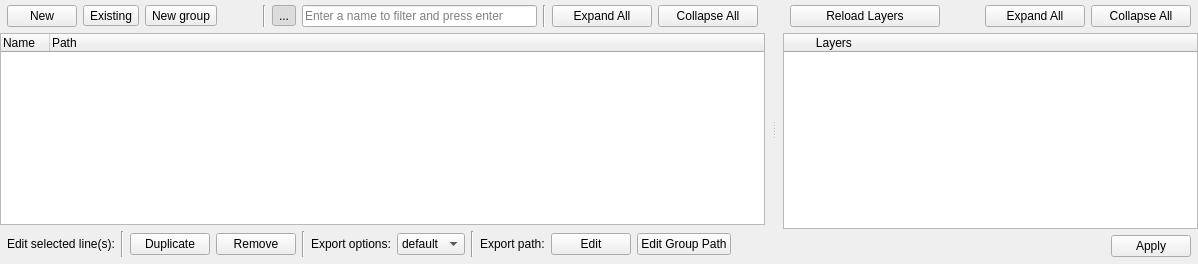
           <widget class="QWidget" name="tabPresets">
            <property name="sizePolicy">
             <sizepolicy hsizetype="Expanding" vsizetype="Expanding">
              <horstretch>0</horstretch>
              <verstretch>0</verstretch>
             </sizepolicy>
            </property>
            <attribute name="title">
             <string>User defined layer based export</string>
            </attribute>
            <attribute name="toolTip">
             <string>Export based on layer selection</string>
            </attribute>
            <layout class="QVBoxLayout" name="verticalLayout_2">
             <property name="leftMargin">
              <number>0</number>
             </property>
             <property name="topMargin">
              <number>0</number>
             </property>
             <property name="rightMargin">
              <number>0</number>
             </property>
             <property name="bottomMargin">
              <number>7</number>
             </property>
             <item>
              <widget class="QSplitter" name="splitter">
               <property name="orientation">
                <enum>Qt::Horizontal</enum>
               </property>
               <widget class="QWidget" name="layoutWidget">
                <layout class="QVBoxLayout" name="verticalLayout_presets">
                 <property name="rightMargin">
                  <number>7</number>
                 </property>
                 <item>
                  <layout class="QVBoxLayout" name="verticalLayout_9">
                   <item>
                    <layout class="QHBoxLayout" name="horizontalLayout_15">
                     <property name="leftMargin">
                      <number>7</number>
                     </property>
                     <property name="topMargin">
                      <number>5</number>
                     </property>
                     <property name="rightMargin">
                      <number>7</number>
                     </property>
                     <item>
                      <widget class="QPushButton" name="btnAddPreset">
                       <property name="maximumSize">
                        <size>
                         <width>70</width>
                         <height>16777215</height>
                        </size>
                       </property>
                       <property name="toolTip">
                        <string>Create new gltf (select or create new file)
(will be added in list or within a group)</string>
                       </property>
                       <property name="text">
                        <string>New</string>
                       </property>
                      </widget>
                     </item>
                     <item>
                      <widget class="QToolButton" name="btnAddExistingPresets">
                       <property name="toolTip">
                        <string>Overwrite existing gltf(s) (select one or more file(s))
(will be added in list or within a group)</string>
                       </property>
                       <property name="text">
                        <string>Existing</string>
                       </property>
                       <property name="toolButtonStyle">
                        <enum>Qt::ToolButtonTextBesideIcon</enum>
                       </property>
                      </widget>
                     </item>
                     <item>
                      <widget class="QToolButton" name="btnAddGroup">
                       <property name="toolTip">
                        <string>Add a new group (select a folder).
Export options are applied to groups only.</string>
                       </property>
                       <property name="text">
                        <string>New group</string>
                       </property>
                       <property name="toolButtonStyle">
                        <enum>Qt::ToolButtonTextBesideIcon</enum>
                       </property>
                      </widget>
                     </item>
                     <item>
                      <spacer name="horizontalSpacer_5">
                       <property name="orientation">
                        <enum>Qt::Horizontal</enum>
                       </property>
                       <property name="sizeHint" stdset="0">
                        <size>
                         <width>40</width>
                         <height>20</height>
                        </size>
                       </property>
                      </spacer>
                     </item>
                     <item>
                      <widget class="Line" name="line_3">
                       <property name="orientation">
                        <enum>Qt::Vertical</enum>
                       </property>
                      </widget>
                     </item>
                     <item>
                      <widget class="QToolButton" name="btnPresetViewFilter">
                       <property name="toolTip">
                        <string>Enable display filters</string>
                       </property>
                       <property name="text">
                        <string>...</string>
                       </property>
                       <property name="checkable">
                        <bool>true</bool>
                       </property>
                       <property name="checked">
                        <bool>true</bool>
                       </property>
                      </widget>
                     </item>
                     <item>
                      <widget class="QLineEdit" name="filterPresets">
                       <property name="sizePolicy">
                        <sizepolicy hsizetype="Expanding" vsizetype="Fixed">
                         <horstretch>1</horstretch>
                         <verstretch>0</verstretch>
                        </sizepolicy>
                       </property>
                       <property name="toolTip">
                        <string>Filter by name</string>
                       </property>
                       <property name="text">
                        <string/>
                       </property>
                       <property name="placeholderText">
                        <string>Enter a name to filter and press enter</string>
                       </property>
                       <property name="clearButtonEnabled">
                        <bool>true</bool>
                       </property>
                      </widget>
                     </item>
                     <item>
                      <widget class="Line" name="line_16">
                       <property name="orientation">
                        <enum>Qt::Vertical</enum>
                       </property>
                      </widget>
                     </item>
                     <item>
                      <widget class="QPushButton" name="btnPresetExpandAll">
                       <property name="minimumSize">
                        <size>
                         <width>100</width>
                         <height>0</height>
                        </size>
                       </property>
                       <property name="text">
                        <string>Expand All</string>
                       </property>
                      </widget>
                     </item>
                     <item>
                      <widget class="QPushButton" name="btnPresetCollapseAll">
                       <property name="minimumSize">
                        <size>
                         <width>100</width>
                         <height>0</height>
                        </size>
                       </property>
                       <property name="text">
                        <string>Collapse All</string>
                       </property>
                      </widget>
                     </item>
                    </layout>
                   </item>
                   <item>
                    <widget class="QTreeWidget" name="treePresets">
                     <property name="enabled">
                      <bool>true</bool>
                     </property>
                     <property name="sizePolicy">
                      <sizepolicy hsizetype="Expanding" vsizetype="Expanding">
                       <horstretch>0</horstretch>
                       <verstretch>0</verstretch>
                      </sizepolicy>
                     </property>
                     <property name="dragEnabled">
                      <bool>true</bool>
                     </property>
                     <property name="dragDropMode">
                      <enum>QAbstractItemView::InternalMove</enum>
                     </property>
                     <property name="defaultDropAction">
                      <enum>Qt::MoveAction</enum>
                     </property>
                     <property name="alternatingRowColors">
                      <bool>true</bool>
                     </property>
                     <property name="selectionMode">
                      <enum>QAbstractItemView::ExtendedSelection</enum>
                     </property>
                     <attribute name="headerDefaultSectionSize">
                      <number>49</number>
                     </attribute>
                     <column>
                      <property name="text">
                       <string>Name</string>
                      </property>
                     </column>
                     <column>
                      <property name="text">
                       <string>Path</string>
                      </property>
                     </column>
                    </widget>
                   </item>
                  </layout>
                 </item>
                 <item>
                  <layout class="QHBoxLayout" name="horizontalLayout_9">
                   <property name="leftMargin">
                    <number>7</number>
                   </property>
                   <property name="rightMargin">
                    <number>7</number>
                   </property>
                   <item>
                    <widget class="QLabel" name="lbPresetsLineProperty">
                     <property name="text">
                      <string>Edit selected line(s):</string>
                     </property>
                    </widget>
                   </item>
                   <item>
                    <widget class="Line" name="line_5">
                     <property name="orientation">
                      <enum>Qt::Vertical</enum>
                     </property>
                    </widget>
                   </item>
                   <item>
                    <widget class="QPushButton" name="btnDuplicatePreset">
                     <property name="toolTip">
                      <string>Duplicate selected gltf(s) or group(s)</string>
                     </property>
                     <property name="text">
                      <string>Duplicate</string>
                     </property>
                    </widget>
                   </item>
                   <item>
                    <widget class="QPushButton" name="btnRemovePreset">
                     <property name="toolTip">
                      <string>Remove selected gltf(s) or group(s)</string>
                     </property>
                     <property name="text">
                      <string>Remove</string>
                     </property>
                    </widget>
                   </item>
                   <item>
                    <widget class="Line" name="line_4">
                     <property name="orientation">
                      <enum>Qt::Vertical</enum>
                     </property>
                    </widget>
                   </item>
                   <item>
                    <widget class="QLabel" name="lbPresetsOptionPreset">
                     <property name="toolTip">
                      <string>Export options preset applied to the selected group(s) in the presets view</string>
                     </property>
                     <property name="text">
                      <string>Export options:</string>
                     </property>
                    </widget>
                   </item>
                   <item>
                    <widget class="QComboBox" name="cbOptionPreset">
                     <property name="toolTip">
                      <string>Option preset applied to the selected group(s) in the presets view</string>
                     </property>
                     <item>
                      <property name="text">
                       <string>default</string>
                      </property>
                     </item>
                    </widget>
                   </item>
                   <item>
                    <widget class="Line" name="line_15">
                     <property name="orientation">
                      <enum>Qt::Vertical</enum>
                     </property>
                    </widget>
                   </item>
                   <item>
                    <widget class="QLabel" name="lbPresetsExportPath">
                     <property name="text">
                      <string>Export path:</string>
                     </property>
                    </widget>
                   </item>
                   <item>
                    <widget class="QPushButton" name="btnEditPresetPath">
                     <property name="maximumSize">
                      <size>
                       <width>16777215</width>
                       <height>16777215</height>
                      </size>
                     </property>
                     <property name="toolTip">
                      <string>Edit the path of the selected gltf(s)</string>
                     </property>
                     <property name="text">
                      <string>Edit</string>
                     </property>
                    </widget>
                   </item>
                   <item>
                    <widget class="QPushButton" name="btnEditGroupPath">
                     <property name="maximumSize">
                      <size>
                       <width>16777215</width>
                       <height>16777215</height>
                      </size>
                     </property>
                     <property name="toolTip">
                      <string>Edit the path of the selected group(s)</string>
                     </property>
                     <property name="text">
                      <string>Edit Group Path</string>
                     </property>
                    </widget>
                   </item>
                   <item>
                    <spacer name="horizontalSpacer_7">
                     <property name="orientation">
                      <enum>Qt::Horizontal</enum>
                     </property>
                     <property name="sizeHint" stdset="0">
                      <size>
                       <width>30</width>
                       <height>26</height>
                      </size>
                     </property>
                    </spacer>
                   </item>
                  </layout>
                 </item>
                </layout>
               </widget>
               <widget class="QWidget" name="verticalLayoutWidget_2">
                <layout class="QVBoxLayout" name="verticalLayout_layers">
                 <property name="leftMargin">
                  <number>7</number>
                 </property>
                 <item>
                  <layout class="QVBoxLayout" name="verticalLayout_11">
                   <item>
                    <layout class="QHBoxLayout" name="horizontalLayout_16">
                     <property name="leftMargin">
                      <number>7</number>
                     </property>
                     <property name="topMargin">
                      <number>5</number>
                     </property>
                     <property name="rightMargin">
                      <number>7</number>
                     </property>
                     <item>
                      <widget class="QPushButton" name="reloadLayersButton">
                       <property name="minimumSize">
                        <size>
                         <width>150</width>
                         <height>0</height>
                        </size>
                       </property>
                       <property name="text">
                        <string>Reload Layers</string>
                       </property>
                      </widget>
                     </item>
                     <item>
                      <spacer name="horizontalSpacer_9">
                       <property name="orientation">
                        <enum>Qt::Horizontal</enum>
                       </property>
                       <property name="sizeHint" stdset="0">
                        <size>
                         <width>40</width>
                         <height>20</height>
                        </size>
                       </property>
                      </spacer>
                     </item>
                     <item>
                      <widget class="QPushButton" name="btnLayerExpandAll">
                       <property name="minimumSize">
                        <size>
                         <width>100</width>
                         <height>0</height>
                        </size>
                       </property>
                       <property name="text">
                        <string>Expand All</string>
                       </property>
                      </widget>
                     </item>
                     <item>
                      <widget class="QPushButton" name="btnLayerCollapseAll">
                       <property name="minimumSize">
                        <size>
                         <width>100</width>
                         <height>0</height>
                        </size>
                       </property>
                       <property name="text">
                        <string>Collapse All</string>
                       </property>
                      </widget>
                     </item>
                    </layout>
                   </item>
                   <item>
                    <widget class="QTreeWidget" name="treeLayer">
                     <property name="alternatingRowColors">
                      <bool>true</bool>
                     </property>
                     <property name="selectionMode">
                      <enum>QAbstractItemView::ExtendedSelection</enum>
                     </property>
                     <column>
                      <property name="text">
                       <string>         Layers</string>
                      </property>
                     </column>
                    </widget>
                   </item>
                  </layout>
                 </item>
                 <item>
                  <layout class="QHBoxLayout" name="horizontalLayout_5">
                   <property name="leftMargin">
                    <number>7</number>
                   </property>
                   <property name="rightMargin">
                    <number>7</number>
                   </property>
                   <item>
                    <spacer name="horizontalSpacer_3">
                     <property name="orientation">
                      <enum>Qt::Horizontal</enum>
                     </property>
                     <property name="sizeHint" stdset="0">
                      <size>
                       <width>40</width>
                       <height>20</height>
                      </size>
                     </property>
                    </spacer>
                   </item>
                   <item>
                    <widget class="QPushButton" name="btnApplyPresetLayer">
                     <property name="toolTip">
                      <string>Apply ticked layers to preset</string>
                     </property>
                     <property name="text">
                      <string>Apply</string>
                     </property>
                    </widget>
                   </item>
                  </layout>
                 </item>
                </layout>
               </widget>
              </widget>
             </item>
            </layout>
           </widget>
